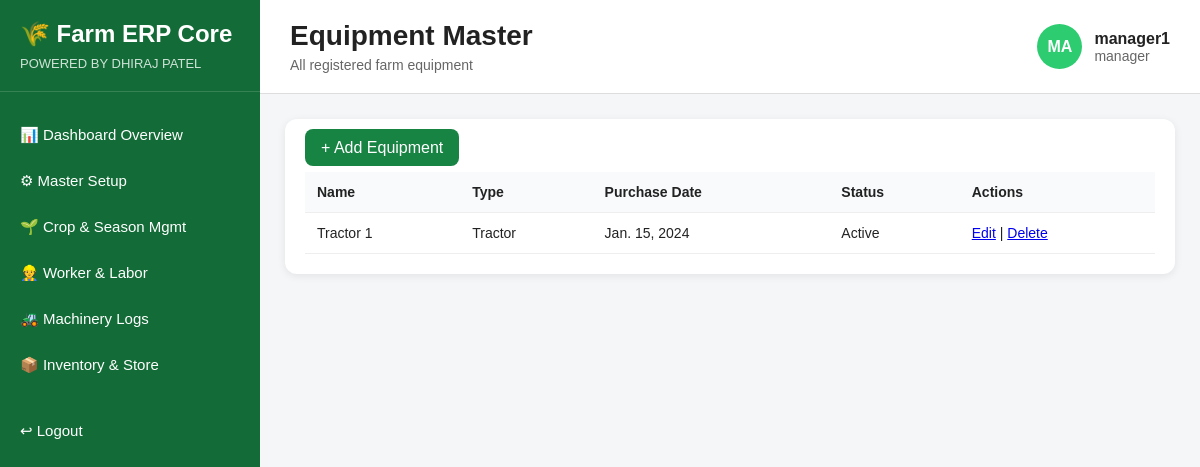
Page /master-setup/equipments/ (signed in) on the committed database.
### accounts/models.py (models this page shows, shortened)
class User(AbstractUser):
    ROLE_CHOICES = (
        ('admin', 'Admin'),
        ('manager', 'Manager'),
        ('supervisor', 'Supervisor'),
        ('storekeeper', 'Storekeeper'),
        ('accountant', 'Accountant'),
        ('sales', 'Sales'),
        ('field_staff', 'Field Staff'),
    )
    role = models.CharField(max_length=20, choices=ROLE_CHOICES, default='field_staff')
    phone = models.CharField(max_length=15, blank=True, null=True)

### master_setup/models.py (models this page shows, shortened)
class Equipment(models.Model):
    name = models.CharField(max_length=100)
    type = models.CharField(max_length=50)
    purchase_date = models.DateField()
    status = models.CharField(max_length=50, default="Active")

### master_setup/views.py (the view)
# urls.py: path('equipments/', views.equipment_list, name='machinery_equipment_list'),
@role_required(['admin', 'manager'])
def equipment_list(request):
    equipments = Equipment.objects.all()
    return render(request, 'master_setup/equipment_list.html', {'equipments': equipments})

### templates/master_setup/equipment_list.html (shortened to what this page needs)
{% extends 'base/erp_base.html' %}
{% block page_title %}Equipment Master{% endblock %}
{% block page_subtitle %}All registered farm equipment{% endblock %}
{% block content %}
<div class="section-box">
    <div style="margin-bottom: 15px;">
        <a href="{% url 'add_equipment' %}" style="padding:10px 16px; background:#178443; color:white; text-decoration:none; border-radius:8px;">+ Add Equipment</a>
    </div>
    <table>
        <tr>
            <th>Name</th>
            <th>Type</th>
            <th>Purchase Date</th>
            <th>Status</th>
            <th>Actions</th>
        </tr>
        {% for equipment in equipments %}
        <tr>
            <td>{{ equipment.name }}</td>
            <td>{{ equipment.type }}</td>
            <td>{{ equipment.purchase_date }}</td>
            <td>{{ equipment.status }}</td>
            <td>
                <a href="{% url 'edit_equipment' equipment.id %}">Edit</a> |
                <a href="{% url 'delete_equipment' equipment.id %}">Delete</a>
            </td>
        </tr>
        {% endfor %}
    </table>
</div>
{% endblock %}

### templates/base/erp_base.html (shortened to what this page needs)
{% load static %}
<!DOCTYPE html>
<html lang="en">
<head>
    <link rel="stylesheet" href="{% static 'css/dashboard.css' %}">
</head>
<body>
    <div class="erp-container">
        <aside class="sidebar">
            <div class="sidebar-brand">
                <h2>🌾 Farm ERP Core</h2>
                <p>POWERED BY DHIRAJ PATEL</p>
            </div>
            <nav class="sidebar-menu">
                {% if request.user.role == 'manager' %}
                    <a href="{% url 'manager_dashboard' %}" class="menu-item">📊 Dashboard Overview</a>
                    <a href="{% url 'master_dashboard' %}" class="menu-item">⚙ Master Setup</a>
                    <a href="{% url 'crop_season_dashboard' %}" class="menu-item">🌱 Crop &amp; Season Mgmt</a>
                    <a href="{% url 'labor_dashboard' %}" class="menu-item">👷 Worker &amp; Labor</a>
                    <a href="{% url 'machinery_dashboard' %}" class="menu-item">🚜 Machinery Logs</a>
                    <a href="{% url 'inventory_dashboard' %}" class="menu-item">📦 Inventory &amp; Store</a>
                {% endif %}
                <a href="{% url 'logout' %}" class="menu-item logout-btn">↩ Logout</a>
            </nav>
        </aside>
        <main class="main-content">
            <header class="topbar">
                <div>
                    <h1>{% block page_title %}Dashboard{% endblock %}</h1>
                    <p>{% block page_subtitle %}Farm ERP Overview{% endblock %}</p>
                </div>
                <div class="topbar-user">
                    <div class="user-circle">
                        {{ request.user.username|slice:":2"|upper }}
                    </div>
                    <div>
                        <h4>{{ request.user.username }}</h4>
                        <p>{{ request.user.role }}</p>
                    </div>
                </div>
            </header>
            <section class="content-area">
                {% block content %}{% endblock %}
            </section>
        </main>
    </div>
</body>
</html>

### static/css/dashboard.css (style rules this page uses)
* { margin: 0; padding: 0; box-sizing: border-box; }
body { font-family: Arial, sans-serif; background-color: #f4f6f8; color: #222; }
.erp-container { display: flex; min-height: 100vh; }
.sidebar { width: 260px; background: #136c37; color: white; padding: 20px 0; display: flex; flex-direction: column; }
.sidebar-brand { padding: 0 20px 20px; border-bottom: 1px solid rgba(255,255,255,0.15); }
.sidebar-brand h2 { font-size: 24px; margin-bottom: 8px; }
.sidebar-brand p { font-size: 13px; opacity: 0.8; }
.sidebar-menu { margin-top: 20px; display: flex; flex-direction: column; }
.menu-item { color: white; text-decoration: none; padding: 14px 20px; font-size: 15px; transition: 0.3s; }
.logout-btn { margin-top: 20px; }
.main-content { flex: 1; display: flex; flex-direction: column; }
.topbar { background: white; padding: 20px 30px; display: flex; justify-content: space-between; align-items: center; border-bottom: 1px solid #ddd; }
.topbar h1 { font-size: 28px; margin-bottom: 5px; }
.topbar p { color: #666; font-size: 14px; }
.topbar-user { display: flex; align-items: center; gap: 12px; }
.user-circle { width: 45px; height: 45px; background: #2ecc71; color: white; border-radius: 50%; display: flex; align-items: center; justify-content: center; font-weight: bold; text-transform: uppercase; }
.content-area { padding: 25px; }
.section-box { background: white; border-radius: 12px; padding: 20px; box-shadow: 0 2px 8px rgba(0,0,0,0.08); margin-bottom: 20px; }
table { width: 100%; border-collapse: collapse; }
table th, table td { text-align: left; padding: 12px; border-bottom: 1px solid #eee; font-size: 14px; }
table th { background-color: #f8fafc; font-weight: bold; }

### rows in the picture
User: user.username "MA", user.username "manager1", user.role "manager"
Equipment: name "Tractor 1", type "Tractor", purchase_date "Jan. 15, 2024", status "Active"
